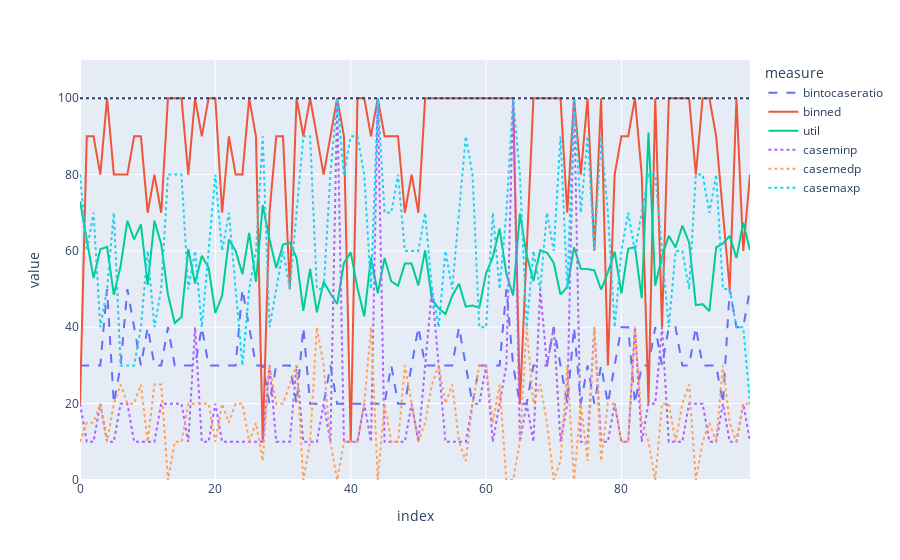

The cell this chart's notebook holds for it:
### Code cell
# melt results for plot    
results_melt = pd.melt(results.reset_index(), id_vars='index', var_name='measure')   

dashmap = dict(zip(['bintocaseratio','binned','util','caseminp','casemedp','casemaxp'],
                   ['dash','solid','solid','dot','dot','dot']))

fig = px.line(results_melt, 
              x='index', y='value', color='measure', line_dash='measure',
              line_dash_map=dashmap)
fig.add_hline(y=100, line_dash='dot')
fig.update_yaxes(range = [0,110])
fig.show()

### Figure 1 — Plotly figure (JSON) as saved in the notebook; plotly's stock layout.template omitted (floating-point values rounded to 4 significant figures)
{"data": [{"hovertemplate": "measure=bintocaseratio<br>index=%{x}<br>value=%{y}<extra></extra>", "legendgroup": "bintocaseratio", "line": {"color": "#636efa", "dash": "dash"}, "marker": {"symbol": "circle"}, "mode": "lines", "name": "bintocaseratio", "orientation": "h", "showlegend": true, "type": "scatter", "x": [0, 1, 2, 3, 4, 5, 6, 7, 8, 9, 10, 11, 12, 13, 14, 15, 16, 17, 18, 19, 20, 21, 22, 23, 24, 25, 26, 27, 28, 29, 30, 31, 32, 33, 34, 35, 36, 37, 38, 39, 40, 41, 42, 43, 44, 45, 46, 47, 48, 49, 50, 51, 52, 53, 54, 55, 56, 57, 58, 59, 60, 61, 62, 63, 64, 65, 66, 67, 68, 69, 70, 71, 72, 73, 74, 75, 76, 77, 78, 79, 80, 81, 82, 83, 84, 85, 86, 87, 88, 89, 90, 91, 92, 93, 94, 95, 96, 97, 98, 99], "xaxis": "x", "y": [30, 30, 30, 30, 50, 20, 30, 50, 40, 30, 40, 30, 30, 40, 30, 30, 30, 30, 40, 30, 30, 30, 30, 30, 50, 40, 30, 30, 20, 30, 30, 30, 20, 40, 20, 20, 20, 30, 20, 20, 20, 20, 20, 20, 20, 20, 30, 20, 20, 30, 40, 30, 30, 30, 30, 30, 40, 30, 20, 30, 30, 30, 30, 50, 30, 20, 20, 30, 30, 30, 40, 30, 20, 40, 20, 30, 20, 30, 20, 30, 40, 40, 20, 30, 30, 40, 30, 40, 40, 30, 30, 40, 30, 30, 30, 20, 50, 40, 40, 50], "yaxis": "y"}, {"hovertemplate": "measure=binned<br>index=%{x}<br>value=%{y}<extra></extra>", "legendgroup": "binned", "line": {"color": "#EF553B", "dash": "solid"}, "marker": {"symbol": "circle"}, "mode": "lines", "name": "binned", "orientation": "h", "showlegend": true, "type": "scatter", "x": [0, 1, 2, 3, 4, 5, 6, 7, 8, 9, 10, 11, 12, 13, 14, 15, 16, 17, 18, 19, 20, 21, 22, 23, 24, 25, 26, 27, 28, 29, 30, 31, 32, 33, 34, 35, 36, 37, 38, 39, 40, 41, 42, 43, 44, 45, 46, 47, 48, 49, 50, 51, 52, 53, 54, 55, 56, 57, 58, 59, 60, 61, 62, 63, 64, 65, 66, 67, 68, 69, 70, 71, 72, 73, 74, 75, 76, 77, 78, 79, 80, 81, 82, 83, 84, 85, 86, 87, 88, 89, 90, 91, 92, 93, 94, 95, 96, 97, 98, 99], "xaxis": "x", "y": [20, 90, 90, 80, 100, 80, 80, 80, 90, 90, 70, 80, 70, 100, 100, 100, 80, 100, 90, 100, 100, 70, 90, 80, 80, 100, 90, 10, 70, 90, 90, 50, 100, 90, 100, 90, 80, 90, 100, 90, 10, 100, 100, 90, 100, 90, 90, 90, 70, 80, 70, 100, 100, 100, 100, 100, 100, 100, 100, 100, 100, 100, 100, 100, 100, 20, 60, 100, 100, 100, 100, 100, 70, 100, 80, 100, 60, 100, 30, 80, 90, 90, 100, 80, 20, 100, 40, 100, 100, 100, 100, 80, 100, 100, 90, 70, 50, 100, 60, 80], "yaxis": "y"}, {"hovertemplate": "measure=util<br>index=%{x}<br>value=%{y}<extra></extra>", "legendgroup": "util", "line": {"color": "#00cc96", "dash": "solid"}, "marker": {"symbol": "circle"}, "mode": "lines", "name": "util", "orientation": "h", "showlegend": true, "type": "scatter", "x": [0, 1, 2, 3, 4, 5, 6, 7, 8, 9, 10, 11, 12, 13, 14, 15, 16, 17, 18, 19, 20, 21, 22, 23, 24, 25, 26, 27, 28, 29, 30, 31, 32, 33, 34, 35, 36, 37, 38, 39, 40, 41, 42, 43, 44, 45, 46, 47, 48, 49, 50, 51, 52, 53, 54, 55, 56, 57, 58, 59, 60, 61, 62, 63, 64, 65, 66, 67, 68, 69, 70, 71, 72, 73, 74, 75, 76, 77, 78, 79, 80, 81, 82, 83, 84, 85, 86, 87, 88, 89, 90, 91, 92, 93, 94, 95, 96, 97, 98, 99], "xaxis": "x", "y": [73.01, 62.93, 52.87, 60.45, 61.09, 48.5, 56.05, 67.9, 63.04, 66.96, 51.09, 67.92, 61.79, 48.5, 41.11, 42.7, 60.53, 51.48, 58.75, 55.59, 43.74, 48.25, 62.95, 59.98, 53.89, 64.73, 51.92, 72, 63.07, 55.54, 61.66, 62.23, 58.11, 44.28, 55.3, 43.91, 51.93, 48.86, 46.08, 56.8, 59.61, 50.25, 42.87, 58.29, 48.9, 58.12, 52.01, 50.87, 56.67, 56.67, 50.97, 60.16, 47.33, 44.94, 43.48, 48.19, 51.41, 45.41, 45.67, 45.13, 54.12, 58.38, 65.85, 53.93, 48.37, 69.79, 58.82, 52.1, 60.14, 59.57, 56.84, 48.56, 50.56, 60.97, 55.34, 55.25, 54.89, 49.83, 54.35, 59.8, 48.92, 60.58, 61.03, 47.61, 91.02, 50.91, 58.52, 63.95, 60.91, 66.59, 62.23, 45.8, 46.05, 44.25, 60.91, 61.98, 63.94, 58.13, 67.41, 60.16], "yaxis": "y"}, {"hovertemplate": "measure=caseminp<br>index=%{x}<br>value=%{y}<extra></extra>", "legendgroup": "caseminp", "line": {"color": "#ab63fa", "dash": "dot"}, "marker": {"symbol": "circle"}, "mode": "lines", "name": "caseminp", "orientation": "h", "showlegend": true, "type": "scatter", "x": [0, 1, 2, 3, 4, 5, 6, 7, 8, 9, 10, 11, 12, 13, 14, 15, 16, 17, 18, 19, 20, 21, 22, 23, 24, 25, 26, 27, 28, 29, 30, 31, 32, 33, 34, 35, 36, 37, 38, 39, 40, 41, 42, 43, 44, 45, 46, 47, 48, 49, 50, 51, 52, 53, 54, 55, 56, 57, 58, 59, 60, 61, 62, 63, 64, 65, 66, 67, 68, 69, 70, 71, 72, 73, 74, 75, 76, 77, 78, 79, 80, 81, 82, 83, 84, 85, 86, 87, 88, 89, 90, 91, 92, 93, 94, 95, 96, 97, 98, 99], "xaxis": "x", "y": [20, 10, 10, 20, 10, 10, 20, 20, 10, 10, 10, 10, 20, 20, 20, 20, 10, 40, 10, 10, 20, 10, 10, 10, 10, 10, 10, 10, 30, 10, 10, 10, 30, 10, 10, 10, 20, 10, 100, 10, 10, 10, 20, 10, 100, 10, 10, 10, 10, 20, 10, 30, 50, 30, 10, 10, 10, 10, 20, 20, 30, 10, 20, 30, 100, 10, 20, 10, 50, 30, 40, 10, 20, 100, 10, 10, 40, 10, 10, 20, 10, 10, 40, 10, 20, 20, 40, 10, 10, 10, 20, 20, 20, 10, 10, 20, 10, 10, 20, 10], "yaxis": "y"}, {"hovertemplate": "measure=casemedp<br>index=%{x}<br>value=%{y}<extra></extra>", "legendgroup": "casemedp", "line": {"color": "#FFA15A", "dash": "dot"}, "marker": {"symbol": "circle"}, "mode": "lines", "name": "casemedp", "orientation": "h", "showlegend": true, "type": "scatter", "x": [0, 1, 2, 3, 4, 5, 6, 7, 8, 9, 10, 11, 12, 13, 14, 15, 16, 17, 18, 19, 20, 21, 22, 23, 24, 25, 26, 27, 28, 29, 30, 31, 32, 33, 34, 35, 36, 37, 38, 39, 40, 41, 42, 43, 44, 45, 46, 47, 48, 49, 50, 51, 52, 53, 54, 55, 56, 57, 58, 59, 60, 61, 62, 63, 64, 65, 66, 67, 68, 69, 70, 71, 72, 73, 74, 75, 76, 77, 78, 79, 80, 81, 82, 83, 84, 85, 86, 87, 88, 89, 90, 91, 92, 93, 94, 95, 96, 97, 98, 99], "xaxis": "x", "y": [10, 15, 15, 20, 10, 20, 25, 20, 20, 25, 10, 25, 25, 0, 10, 10, 20, 20, 20, 20, 10, 20, 15, 20, 20, 10, 15, 5, 30, 20, 20, 25, 30, 0, 10, 40, 30, 10, 0, 10, 10, 10, 20, 40, 0, 20, 10, 10, 30, 20, 10, 15, 25, 30, 20, 25, 10, 5, 20, 30, 30, 15, 25, 0, 0, 10, 40, 20, 25, 15, 0, 5, 30, 0, 20, 5, 40, 5, 20, 20, 10, 10, 40, 15, 10, 0, 20, 20, 10, 20, 25, 0, 10, 15, 10, 30, 15, 10, 20, 20], "yaxis": "y"}, {"hovertemplate": "measure=casemaxp<br>index=%{x}<br>value=%{y}<extra></extra>", "legendgroup": "casemaxp", "line": {"color": "#19d3f3", "dash": "dot"}, "marker": {"symbol": "circle"}, "mode": "lines", "name": "casemaxp", "orientation": "h", "showlegend": true, "type": "scatter", "x": [0, 1, 2, 3, 4, 5, 6, 7, 8, 9, 10, 11, 12, 13, 14, 15, 16, 17, 18, 19, 20, 21, 22, 23, 24, 25, 26, 27, 28, 29, 30, 31, 32, 33, 34, 35, 36, 37, 38, 39, 40, 41, 42, 43, 44, 45, 46, 47, 48, 49, 50, 51, 52, 53, 54, 55, 56, 57, 58, 59, 60, 61, 62, 63, 64, 65, 66, 67, 68, 69, 70, 71, 72, 73, 74, 75, 76, 77, 78, 79, 80, 81, 82, 83, 84, 85, 86, 87, 88, 89, 90, 91, 92, 93, 94, 95, 96, 97, 98, 99], "xaxis": "x", "y": [80, 60, 70, 40, 50, 70, 30, 30, 30, 40, 60, 40, 50, 80, 80, 80, 50, 60, 40, 60, 80, 60, 70, 50, 30, 50, 60, 90, 40, 50, 60, 50, 70, 90, 90, 50, 50, 80, 100, 80, 90, 90, 80, 50, 100, 70, 70, 80, 60, 60, 60, 70, 50, 40, 60, 50, 70, 90, 80, 40, 40, 70, 50, 70, 100, 80, 40, 60, 50, 70, 60, 90, 50, 100, 70, 90, 60, 90, 70, 40, 60, 70, 60, 70, 80, 80, 60, 40, 60, 60, 50, 80, 80, 70, 80, 50, 50, 40, 40, 20], "yaxis": "y"}], "layout": {"legend": {"title": {"text": "measure"}, "tracegroupgap": 0}, "margin": {"t": 60}, "shapes": [{"line": {"dash": "dot"}, "type": "line", "x0": 0, "x1": 1, "xref": "x domain", "y0": 100, "y1": 100, "yref": "y"}], "xaxis": {"anchor": "y", "domain": [0, 1], "title": {"text": "index"}}, "yaxis": {"anchor": "x", "domain": [0, 1], "range": [0, 110], "title": {"text": "value"}}}}
